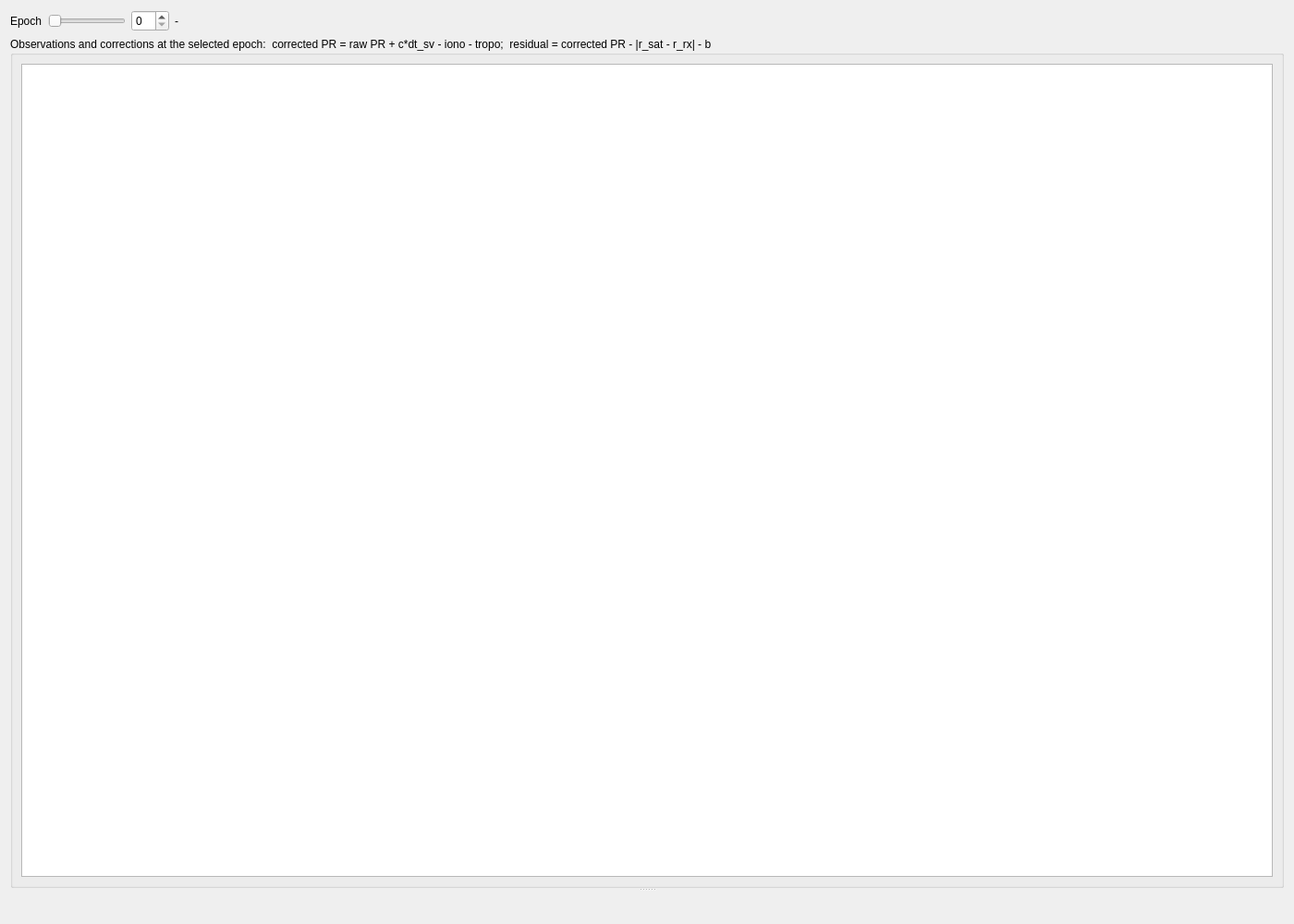
<?xml version="1.0" encoding="UTF-8"?>
<ui version="4.0">
 <class>MeasurementsPage</class>
 <widget class="QWidget" name="MeasurementsPage">
  <property name="geometry">
   <rect><x>0</x><y>0</y><width>1400</width><height>1000</height></rect>
  </property>
  <layout class="QVBoxLayout" name="mainLayout">
   <item>
    <layout class="QHBoxLayout" name="controlsLayout">
     <item><widget class="QLabel" name="epochLabel"><property name="text"><string>Epoch</string></property></widget></item>
     <item><widget class="QSlider" name="epochSlider"><property name="orientation"><enum>Qt::Horizontal</enum></property></widget></item>
     <item><widget class="QSpinBox" name="epochSpin"/></item>
     <item>
      <widget class="QLabel" name="epochInfoLabel">
       <property name="text"><string>-</string></property>
       <property name="sizePolicy"><sizepolicy hsizetype="Expanding" vsizetype="Preferred"><horstretch>1</horstretch><verstretch>0</verstretch></sizepolicy></property>
      </widget>
     </item>
    </layout>
   </item>
   <item>
    <widget class="QSplitter" name="splitter">
     <property name="orientation"><enum>Qt::Vertical</enum></property>
     <widget class="QGroupBox" name="obsGroup">
      <property name="title"><string>Observations and corrections at the selected epoch:  corrected PR = raw PR + c*dt_sv - iono - tropo;  residual = corrected PR - |r_sat - r_rx| - b</string></property>
      <layout class="QVBoxLayout" name="obsLayout">
       <item><widget class="gui::DataTable" name="obsTable"/></item>
      </layout>
     </widget>
     <widget class="QWidget" name="plotsWidget">
      <layout class="QGridLayout" name="plotsGrid">
       <item row="0" column="0">
        <widget class="gui::PlotWidget" name="prPlot" native="true">
         <property name="title" stdset="0"><string>Raw pseudorange change since first epoch</string></property>
         <property name="xLabel" stdset="0"><string>GPS time of week (s)</string></property>
         <property name="yLabel" stdset="0"><string>m</string></property>
        </widget>
       </item>
       <item row="0" column="1">
        <widget class="gui::PlotWidget" name="residualPlot" native="true">
         <property name="title" stdset="0"><string>Post-fit pseudorange residuals</string></property>
         <property name="xLabel" stdset="0"><string>GPS time of week (s)</string></property>
         <property name="yLabel" stdset="0"><string>m</string></property>
        </widget>
       </item>
       <item row="0" column="2">
        <widget class="gui::PlotWidget" name="cmcPlot" native="true">
         <property name="title" stdset="0"><string>Code minus carrier (relative to first epoch, common mode removed)</string></property>
         <property name="xLabel" stdset="0"><string>GPS time of week (s)</string></property>
         <property name="yLabel" stdset="0"><string>m</string></property>
        </widget>
       </item>
       <item row="1" column="0">
        <widget class="gui::PlotWidget" name="dopplerPlot" native="true">
         <property name="title" stdset="0"><string>Doppler: measured, common front-end offset removed (lines) vs predicted from orbits + velocity (points)</string></property>
         <property name="xLabel" stdset="0"><string>GPS time of week (s)</string></property>
         <property name="yLabel" stdset="0"><string>Hz</string></property>
        </widget>
       </item>
       <item row="1" column="1">
        <widget class="gui::PlotWidget" name="tropoPlot" native="true">
         <property name="title" stdset="0"><string>Tropospheric delay (Saastamoinen)</string></property>
         <property name="xLabel" stdset="0"><string>GPS time of week (s)</string></property>
         <property name="yLabel" stdset="0"><string>m</string></property>
        </widget>
       </item>
       <item row="1" column="2">
        <widget class="gui::PlotWidget" name="clockPlot" native="true">
         <property name="title" stdset="0"><string>Satellite clock correction c*dt_sv</string></property>
         <property name="xLabel" stdset="0"><string>GPS time of week (s)</string></property>
         <property name="yLabel" stdset="0"><string>km</string></property>
        </widget>
       </item>
      </layout>
     </widget>
    </widget>
   </item>
  </layout>
 </widget>
 <customwidgets>
  <customwidget>
   <class>gui::PlotWidget</class>
   <extends>QWidget</extends>
   <header>gui/PlotWidget.h</header>
   <container>1</container>
  </customwidget>
  <customwidget>
   <class>gui::DataTable</class>
   <extends>QTableWidget</extends>
   <header>gui/DataTable.h</header>
  </customwidget>
 </customwidgets>
 <resources/>
 <connections>
  <connection>
   <sender>epochSlider</sender>
   <signal>valueChanged(int)</signal>
   <receiver>epochSpin</receiver>
   <slot>setValue(int)</slot>
  </connection>
  <connection>
   <sender>epochSpin</sender>
   <signal>valueChanged(int)</signal>
   <receiver>epochSlider</receiver>
   <slot>setValue(int)</slot>
  </connection>
 </connections>
</ui>
